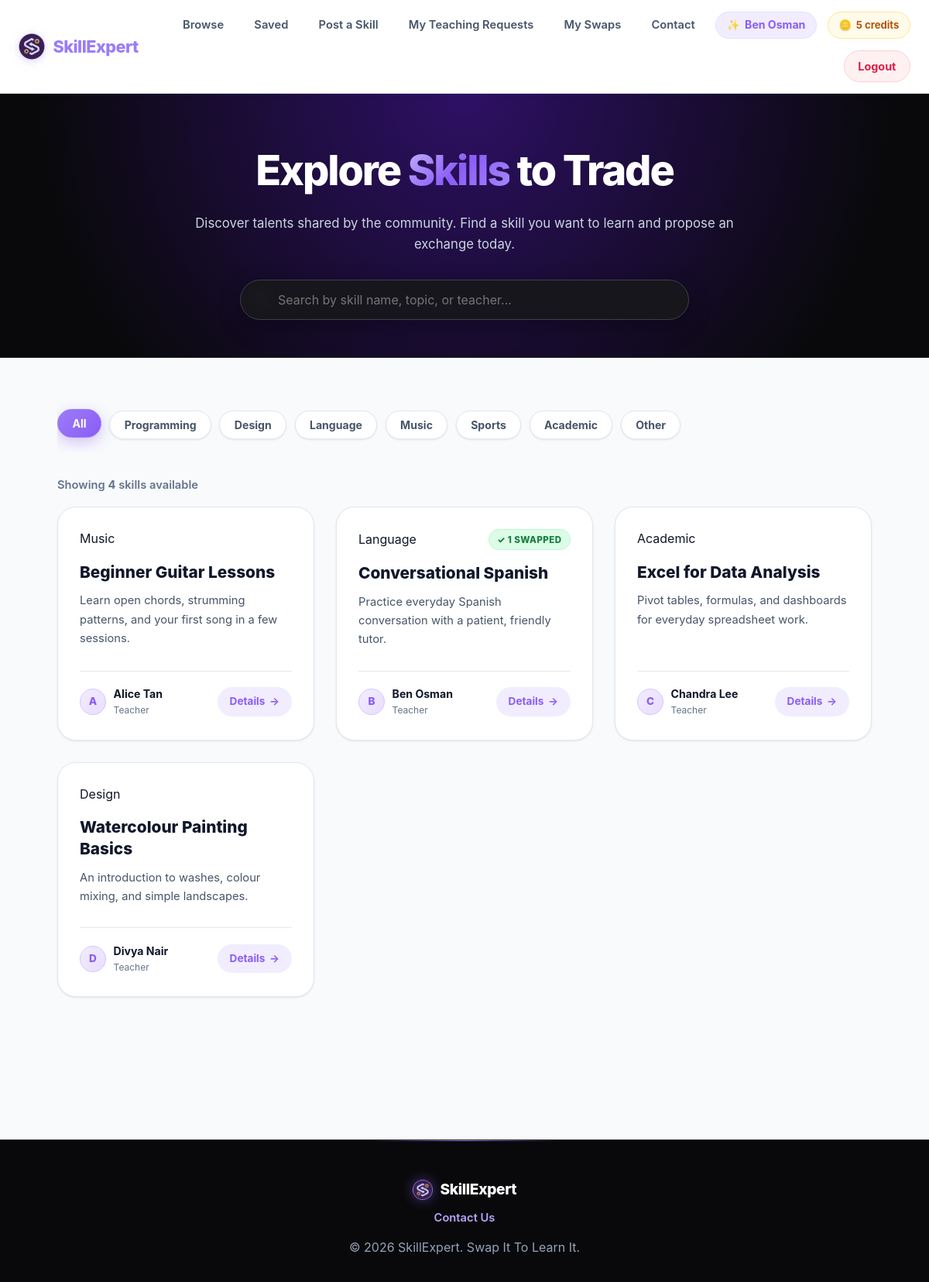
The app's page /public/browse.php (signed in) with its own data.
### tables this page shows
CREATE TABLE IF NOT EXISTS users (
    id INT UNSIGNED NOT NULL AUTO_INCREMENT,
    name VARCHAR(100) NOT NULL,
    email VARCHAR(150) NOT NULL UNIQUE,
    passwordHash VARCHAR(255) NOT NULL,
    creditsBalance INT NOT NULL DEFAULT 0,
    createdAt TIMESTAMP NOT NULL DEFAULT CURRENT_TIMESTAMP,

    PRIMARY KEY (id)
);

CREATE TABLE IF NOT EXISTS skills (
    id INT UNSIGNED NOT NULL AUTO_INCREMENT,
    userId INT UNSIGNED NOT NULL,
    title VARCHAR(150) NOT NULL,
    category VARCHAR(50) NOT NULL,
    description TEXT NOT NULL,
    imagePath VARCHAR(255) DEFAULT NULL,
    createdAt TIMESTAMP NOT NULL DEFAULT CURRENT_TIMESTAMP,

    PRIMARY KEY (id),
    FOREIGN KEY (userId) REFERENCES users(id) ON DELETE CASCADE,  
    INDEX idx_category (category),
    INDEX idx_user (userId)
);

### includes/swap_functions.php (called while the page is built, shortened)
<?php
function getUserCreditsBalance(PDO $pdo, int $userId): int
{
    $stmt = $pdo->prepare('SELECT creditsBalance FROM users WHERE id = ? LIMIT 1');
    $stmt->execute([$userId]);
    $row = $stmt->fetch();
    return $row ? (int) $row['creditsBalance'] : 0;
}

### public/browse.php (the view, shortened to what this page needs)
<?php
require_once __DIR__ . '/../config/db.php';
$stmt = $pdo->query(
    "SELECT sk.*, u.name AS teacherName,
     (SELECT COUNT(*) FROM swapRequests sr WHERE sr.skillId = sk.id AND sr.status = 'completed') AS completedSwaps
     FROM skills sk
     JOIN users u ON sk.userId = u.id
     ORDER BY sk.createdAt DESC"
);
$skills = $stmt->fetchAll();
$categories = ['All', 'Programming', 'Design', 'Language', 'Music', 'Sports', 'Academic', 'Other'];
require_once __DIR__ . '/../includes/header.php';
?>
<link rel="stylesheet" href="/main/assets/css/browse.css?v=<?php echo filemtime(__DIR__ . '/../assets/css/browse.css'); ?>">
<div class="browse-page">
    <section class="browse-hero">
        <div class="browse-hero-content">
            <h1>Explore <span>Skills</span> to Trade</h1>
            <p>Discover talents shared by the community. Find a skill you want to learn and propose an exchange today.</p>
            <div class="browse-search-box">
                <span class="browse-search-icon">🔍</span>
                <input
                    type="text"
                    id="browse-search"
                    class="browse-search-input"
                    placeholder="Search by skill name, topic, or teacher..."
                    autocomplete="off"
                >
            </div>
        </div>
    </section>
    <div class="container">
        <div class="category-filter-bar" id="category-filters">
            <?php foreach ($categories as $idx => $cat): ?>
                <button
                    type="button"
                    class="filter-pill <?php echo $idx === 0 ? 'active' : ''; ?>"
                    data-filter="<?php echo htmlspecialchars($cat); ?>"
                >
                    <?php echo htmlspecialchars($cat); ?>
                </button>
            <?php endforeach; ?>
        </div>
        <div class="browse-count-label">
            Showing <strong id="visible-count"><?php echo count($skills); ?></strong> skill<?php echo count($skills) === 1 ? '' : 's'; ?> available
        </div>
        <?php if (empty($skills)): ?>
            <div class="empty-state">
                <p>No skills have been listed on SkillExpert yet.</p>
                <p class="mt-1"><a href="/main/public/posting.php">Post the first skill and start exchanging!</a></p>
            </div>
        <?php else: ?>
            <div class="browse-grid" id="skills-grid">
                <?php foreach ($skills as $skill): ?>
                    <article
                        class="browse-card"
                        data-category="<?php echo htmlspecialchars($skill['category']); ?>"
                        data-title="<?php echo htmlspecialchars($skill['title']); ?>"
                        data-desc="<?php echo htmlspecialchars($skill['description']); ?>"
                        data-teacher="<?php echo htmlspecialchars($skill['teacherName']); ?>"
                    >
                        <div>
                            <div class="browse-card-header">
                                <span class="skill-cat-pill"><?php echo htmlspecialchars($skill['category']); ?></span>
                                <?php if (!empty($skill['completedSwaps']) && (int)$skill['completedSwaps'] > 0): ?>
                                    <span class="status-badge status-completed">✓ <?php echo (int)$skill['completedSwaps']; ?> Swapped</span>
                                <?php endif; ?>
                            </div>
                            <h3 class="browse-card-title">
                                <a href="/main/public/details.php?id=<?php echo (int) $skill['id']; ?>">
                                    <?php echo htmlspecialchars($skill['title']); ?>
                                </a>
                            </h3>
                            <p class="browse-card-desc">
                                <?php echo htmlspecialchars($skill['description']); ?>
                            </p>
                        </div>
                        <div class="browse-card-footer">
                            <div class="browse-teacher-info">
                                <div class="browse-teacher-avatar">
                                    <?php echo htmlspecialchars(mb_substr($skill['teacherName'], 0, 1)); ?>
                                </div>
                                <div>
                                    <div class="browse-teacher-name"><?php echo htmlspecialchars($skill['teacherName']); ?></div>
                                    <div class="browse-teacher-sub">Teacher</div>
                                </div>
                            </div>
                            <a href="/main/public/details.php?id=<?php echo (int) $skill['id']; ?>" class="browse-view-btn">
                                Details <span>→</span>
                            </a>
                        </div>
                    </article>
                <?php endforeach; ?>
            </div>
        <?php endif; ?>
    </div>
</div>
<?php require_once __DIR__ . '/../includes/footer.php'; ?>

### includes/nav.php (shortened to what this page needs)
<?php
$userName = $_SESSION['name'] ?? 'User';
$creditsBalance = null;
if ($isLoggedIn) {
    require_once __DIR__ . '/../config/db.php';
    require_once __DIR__ . '/swap_functions.php';
    $creditsBalance = getUserCreditsBalance($pdo, (int) $_SESSION['user_id']);
}
?>
<nav class="main-nav">
    <div class="nav-container">
        <a href="/main/public/index.php" class="nav-brand">
            <img src="/main/assets/img/logo-icon-dark.png" alt="SkillExpert" class="nav-logo-icon">
            SkillExpert
        </a>
        <ul class="nav-menu">
            <?php if ($isLoggedIn): ?>
                <li class="nav-item"><a href="/main/public/browse.php" class="nav-link">Browse</a></li>
                <li class="nav-item"><a href="/main/public/saved.php" class="nav-link">Saved</a></li>
                <li class="nav-item"><a href="/main/public/posting.php" class="nav-link">Post a Skill</a></li>
                <li class="nav-item"><a href="/main/public/teaching_requests.php" class="nav-link">My Teaching Requests</a></li>
                <li class="nav-item"><a href="/main/public/swaps.php" class="nav-link">My Swaps</a></li>
                <li class="nav-item"><a href="/main/public/contact.php" class="nav-link">Contact</a></li>
                <li class="nav-item nav-user-item">
                    <span class="nav-user-name"><?php echo htmlspecialchars($userName); ?></span>
                </li>
                <?php if ($creditsBalance !== null): ?>
                <li class="nav-item nav-credits-item" title="View your credit history">
                    <a href="/main/public/credits.php" class="nav-credits-badge"><?php echo (int) $creditsBalance; ?> credit<?php echo (int) $creditsBalance === 1 ? '' : 's'; ?></a>
                </li>
                <?php endif; ?>
                <li class="nav-item"><a href="/main/auth/logout.php" class="nav-link btn-logout">Logout</a></li>
            <?php endif; ?>
        </ul>
    </div>
</nav>

### assets/css/style.css (style rules this page uses)
:root { --primary-color: #9b7cf7; --primary-hover: #8b5cf6; --primary-active: #7c3aed; --primary-light: #b9a4fb; --primary-lighter: #d8ccff; --primary-soft: #f1edff; --lavender-100: #f5f1ff; --lavender-200: #e9ddff; --lavender-300: #d8c4fe; --primary-glow: rgba(155, 124, 247, 0.35); --primary-glow-subtle: rgba(155, 124, 247, 0.12); --secondary-color: #38bdf8; --accent-gold: #f59e0b; --dark-bg: #09090b; --dark-surface: #111115; --dark-card: #18181b; --dark-border: #27272a; --light-bg: #f8fafc; --light-surface: #ffffff; --card-bg: #ffffff; --text-primary: #0f172a; --text-secondary: #475569; --text-muted: #64748b; --text-light: #f1f5f9; --border-color: #e2e8f0; --border-hover: #cbd5e1; --shadow-sm: 0 1px 3px rgba(15, 23, 42, 0.06), 0 1px 2px rgba(15, 23, 42, 0.04); --shadow-md: 0 4px 12px -2px rgba(139, 92, 246, 0.08), 0 2px 6px -1px rgba(15, 23, 42, 0.06); --shadow-lg: 0 12px 24px -4px rgba(139, 92, 246, 0.12), 0 4px 8px -2px rgba(15, 23, 42, 0.04); --shadow-purple: 0 10px 30px -5px rgba(139, 92, 246, 0.25); --radius-sm: 8px; --radius-md: 12px; --radius-lg: 20px; --radius-full: 9999px; --transition: all 0.25s cubic-bezier(0.16, 1, 0.3, 1); --module-hero-bg: radial-gradient(circle at 20% 10%, rgba(155, 124, 247, 0.34), transparent 32%), linear-gradient(135deg, #151022 0%, #09090b 70%); --module-card-bg: rgba(255, 255, 255, 0.94); }
* { box-sizing: border-box; margin: 0; padding: 0; }
html { scroll-behavior: smooth; }
body { font-family: 'Inter', system-ui, -apple-system, BlinkMacSystemFont, 'Segoe UI', Roboto, sans-serif; color: var(--text-primary); background-color: var(--light-bg); line-height: 1.6; -webkit-font-smoothing: antialiased; }
a { color: var(--primary-color); text-decoration: none; transition: var(--transition); }
.container { max-width: 1100px; margin: 0 auto; padding: 2.5rem 1.5rem; }

### assets/css/layout.css (style rules this page uses)
.main-nav { background-color: rgba(255, 255, 255, 0.95); backdrop-filter: blur(12px); -webkit-backdrop-filter: blur(12px); border-bottom: 1px solid var(--border-color); box-shadow: 0 1px 10px rgba(139, 92, 246, 0.04); position: sticky; top: 0; z-index: 1000; transition: var(--transition); }
.nav-container { max-width: 1240px; margin: 0 auto; padding: 0.85rem 1.5rem; display: flex; align-items: center; justify-content: space-between; }
.nav-brand { font-size: 1.35rem; font-weight: 800; color: var(--primary-color); letter-spacing: -0.5px; display: flex; align-items: center; gap: 0.65rem; transition: var(--transition); }
.nav-logo-icon { width: 34px; height: 34px; object-fit: contain; filter: drop-shadow(0 2px 6px rgba(139, 92, 246, 0.25)); transition: transform 0.3s ease; }
.nav-menu { display: flex; align-items: center; list-style: none; gap: 0.85rem; flex-wrap: wrap; justify-content: flex-end; }
.nav-item { display: flex; align-items: center; }
.nav-link { font-size: 0.92rem; font-weight: 600; color: var(--text-secondary); padding: 0.45rem 0.8rem; border-radius: var(--radius-sm); transition: var(--transition); }
.nav-user-item { padding: 0.35rem 0.85rem; background-color: var(--primary-soft); border-radius: var(--radius-full); border: 1px solid var(--lavender-200); }
.nav-user-name { font-size: 0.88rem; font-weight: 700; color: var(--primary-hover); display: inline-flex; align-items: center; gap: 0.4rem; }
.nav-user-name::before { content: "✨"; font-size: 0.85rem; }
.nav-credits-item { padding: 0.35rem 0.85rem; background-color: #fffbeb; border-radius: var(--radius-full); border: 1px solid #fde68a; }
.nav-credits-badge { font-size: 0.82rem; font-weight: 700; color: #b45309; display: inline-flex; align-items: center; gap: 0.35rem; text-decoration: none; transition: var(--transition); }
.nav-credits-badge::before { content: "🪙"; font-size: 0.85rem; }
.btn-register, .btn-logout { padding: 0.5rem 1.1rem; border-radius: var(--radius-full); font-weight: 700; font-size: 0.9rem; display: inline-flex; align-items: center; justify-content: center; transition: var(--transition); }
.btn-logout { background-color: #fff1f2; color: #e11d48 !important; border: 1px solid #fecdd3; }

### assets/css/components.css (style rules this page uses)
.status-badge { display: inline-flex; align-items: center; font-size: 0.72rem; font-weight: 800; padding: 0.2rem 0.65rem; border-radius: var(--radius-full); text-transform: uppercase; letter-spacing: 0.04em; }
.status-completed { background-color: #dcfce7; color: #15803d; border: 1px solid #bbf7d0; }

### records on screen
users: creditsBalance "5"
skills: category "Music", title "Beginner Guitar Lessons", description "Learn open chords, strumming patterns, and your first song in a few sessions.", userId.name "A", userId.name "Alice Tan"
skills: category "Language", completedSwaps "1", title "Conversational Spanish", description "Practice everyday Spanish conversation with a patient, friendly tutor.", userId.name "B", userId.name "Ben Osman"
skills: category "Academic", title "Excel for Data Analysis", description "Pivot tables, formulas, and dashboards for everyday spreadsheet work.", userId.name "C", userId.name "Chandra Lee"
skills: category "Design", title "Watercolour Painting Basics", description "An introduction to washes, colour mixing, and simple landscapes.", userId.name "D", userId.name "Divya Nair"

### other values on screen
$userName "Ben Osman"
$cat "All"
$cat "Programming"
$cat "Design"
$cat "Language"
$cat "Music"
$cat "Sports"
$cat "Academic"
$cat "Other"
count($skills) "4"
